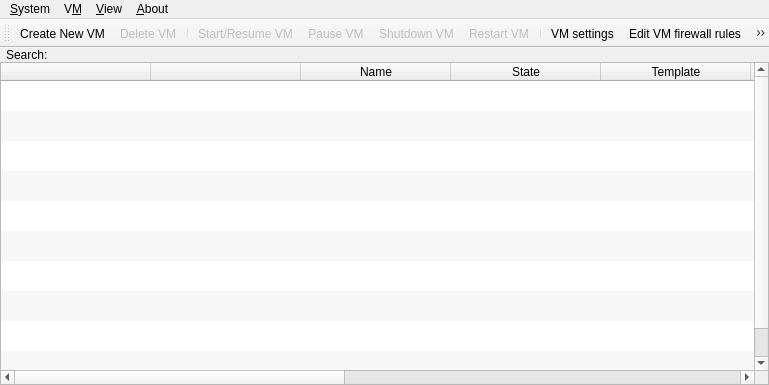
<?xml version="1.0" encoding="UTF-8"?>
<ui version="4.0">
 <class>VmManagerWindow</class>
 <widget class="QMainWindow" name="VmManagerWindow">
  <property name="geometry">
   <rect>
    <x>0</x>
    <y>0</y>
    <width>769</width>
    <height>385</height>
   </rect>
  </property>
  <property name="sizePolicy">
   <sizepolicy hsizetype="Fixed" vsizetype="Maximum">
    <horstretch>0</horstretch>
    <verstretch>0</verstretch>
   </sizepolicy>
  </property>
  <property name="contextMenuPolicy">
   <enum>Qt::DefaultContextMenu</enum>
  </property>
  <property name="windowTitle">
   <string>Qubes VM Manager</string>
  </property>
  <property name="windowIcon">
   <iconset theme="qubes-manager">
    <normaloff/>
   </iconset>
  </property>
  <property name="locale">
   <locale language="English" country="UnitedStates"/>
  </property>
  <widget class="QWidget" name="centralwidget">
   <property name="enabled">
    <bool>true</bool>
   </property>
   <property name="sizePolicy">
    <sizepolicy hsizetype="Fixed" vsizetype="Expanding">
     <horstretch>0</horstretch>
     <verstretch>0</verstretch>
    </sizepolicy>
   </property>
   <property name="acceptDrops">
    <bool>false</bool>
   </property>
   <property name="autoFillBackground">
    <bool>true</bool>
   </property>
   <property name="locale">
    <locale language="English" country="UnitedStates"/>
   </property>
   <layout class="QGridLayout" name="gridLayout">
    <property name="sizeConstraint">
     <enum>QLayout::SetDefaultConstraint</enum>
    </property>
    <property name="margin">
     <number>0</number>
    </property>
    <property name="spacing">
     <number>0</number>
    </property>
    <item row="0" column="0">
     <layout class="QHBoxLayout" name="searchContainer">
      <property name="spacing">
       <number>6</number>
      </property>
      <property name="leftMargin">
       <number>6</number>
      </property>
      <item>
       <widget class="QLabel" name="label">
        <property name="text">
         <string>Search:</string>
        </property>
       </widget>
      </item>
     </layout>
    </item>
    <item row="1" column="0">
     <widget class="QTableWidget" name="table">
      <property name="minimumSize">
       <size>
        <width>0</width>
        <height>0</height>
       </size>
      </property>
      <property name="maximumSize">
       <size>
        <width>16777215</width>
        <height>16777215</height>
       </size>
      </property>
      <property name="sizeIncrement">
       <size>
        <width>200</width>
        <height>30</height>
       </size>
      </property>
      <property name="contextMenuPolicy">
       <enum>Qt::CustomContextMenu</enum>
      </property>
      <property name="acceptDrops">
       <bool>false</bool>
      </property>
      <property name="lineWidth">
       <number>0</number>
      </property>
      <property name="verticalScrollBarPolicy">
       <enum>Qt::ScrollBarAsNeeded</enum>
      </property>
      <property name="horizontalScrollBarPolicy">
       <enum>Qt::ScrollBarAsNeeded</enum>
      </property>
      <property name="alternatingRowColors">
       <bool>true</bool>
      </property>
      <property name="selectionMode">
       <enum>QAbstractItemView::SingleSelection</enum>
      </property>
      <property name="selectionBehavior">
       <enum>QAbstractItemView::SelectRows</enum>
      </property>
      <property name="showGrid">
       <bool>false</bool>
      </property>
      <property name="gridStyle">
       <enum>Qt::NoPen</enum>
      </property>
      <property name="sortingEnabled">
       <bool>true</bool>
      </property>
      <property name="cornerButtonEnabled">
       <bool>false</bool>
      </property>
      <property name="rowCount">
       <number>10</number>
      </property>
      <property name="columnCount">
       <number>11</number>
      </property>
      <attribute name="horizontalHeaderCascadingSectionResizes">
       <bool>false</bool>
      </attribute>
      <attribute name="horizontalHeaderDefaultSectionSize">
       <number>150</number>
      </attribute>
      <attribute name="horizontalHeaderMinimumSectionSize">
       <number>150</number>
      </attribute>
      <attribute name="verticalHeaderVisible">
       <bool>false</bool>
      </attribute>
      <attribute name="verticalHeaderCascadingSectionResizes">
       <bool>false</bool>
      </attribute>
      <row>
       <property name="text">
        <string>Nowy wiersz</string>
       </property>
      </row>
      <row/>
      <row/>
      <row/>
      <row/>
      <row/>
      <row/>
      <row/>
      <row/>
      <row/>
      <column>
       <property name="text">
        <string/>
       </property>
      </column>
      <column>
       <property name="text">
        <string/>
       </property>
      </column>
      <column>
       <property name="text">
        <string>Name</string>
       </property>
       <property name="toolTip">
        <string>VM name</string>
       </property>
      </column>
      <column>
       <property name="text">
        <string>State</string>
       </property>
       <property name="toolTip">
        <string>Update info</string>
       </property>
      </column>
      <column>
       <property name="text">
        <string>Template</string>
       </property>
       <property name="toolTip">
        <string>VM's template</string>
       </property>
      </column>
      <column>
       <property name="text">
        <string>NetVM</string>
       </property>
       <property name="toolTip">
        <string>VM's netVM</string>
       </property>
      </column>
      <column>
       <property name="text">
        <string>Size</string>
       </property>
      </column>
      <column>
       <property name="text">
        <string>Internal</string>
       </property>
      </column>
      <column>
       <property name="text">
        <string>IP</string>
       </property>
      </column>
      <column>
       <property name="text">
        <string>Backups</string>
       </property>
      </column>
      <column>
       <property name="text">
        <string>Last backup</string>
       </property>
      </column>
     </widget>
    </item>
   </layout>
  </widget>
  <widget class="QMenuBar" name="menubar">
   <property name="geometry">
    <rect>
     <x>0</x>
     <y>0</y>
     <width>769</width>
     <height>28</height>
    </rect>
   </property>
   <property name="contextMenuPolicy">
    <enum>Qt::CustomContextMenu</enum>
   </property>
   <widget class="QMenu" name="menu_system">
    <property name="title">
     <string>&amp;System</string>
    </property>
    <addaction name="action_global_settings"/>
    <addaction name="action_show_network"/>
    <addaction name="action_backup"/>
    <addaction name="action_restore"/>
   </widget>
   <widget class="QMenu" name="menu_view">
    <property name="title">
     <string>&amp;View</string>
    </property>
    <addaction name="action_vm_type"/>
    <addaction name="action_label"/>
    <addaction name="action_name"/>
    <addaction name="action_state"/>
    <addaction name="action_template"/>
    <addaction name="action_netvm"/>
    <addaction name="action_size_on_disk"/>
    <addaction name="action_internal"/>
    <addaction name="action_ip"/>
    <addaction name="action_backups"/>
    <addaction name="action_last_backup"/>
    <addaction name="separator"/>
    <addaction name="action_toolbar"/>
    <addaction name="action_menubar"/>
    <addaction name="separator"/>
    <addaction name="action_showallvms"/>
    <addaction name="action_showinternalvms"/>
    <addaction name="separator"/>
    <addaction name="action_search"/>
   </widget>
   <widget class="QMenu" name="menu_vm">
    <property name="title">
     <string>V&amp;M</string>
    </property>
    <widget class="QMenu" name="logs_menu">
     <property name="title">
      <string>&amp;Logs</string>
     </property>
     <property name="icon">
      <iconset resource="../resources.qrc">
       <normaloff>:/log.png</normaloff>:/log.png</iconset>
     </property>
    </widget>
    <widget class="QMenu" name="blk_menu">
     <property name="title">
      <string>Attach/detach &amp;block devices</string>
     </property>
     <property name="icon">
      <iconset resource="../resources.qrc">
       <normaloff>:/mount.png</normaloff>:/mount.png</iconset>
     </property>
    </widget>
    <addaction name="action_createvm"/>
    <addaction name="action_removevm"/>
    <addaction name="action_clonevm"/>
    <addaction name="separator"/>
    <addaction name="action_resumevm"/>
    <addaction name="action_pausevm"/>
    <addaction name="action_shutdownvm"/>
    <addaction name="action_restartvm"/>
    <addaction name="action_killvm"/>
    <addaction name="separator"/>
    <addaction name="action_settings"/>
    <addaction name="action_editfwrules"/>
    <addaction name="action_appmenus"/>
    <addaction name="action_updatevm"/>
    <addaction name="action_run_command_in_vm"/>
    <addaction name="action_set_keyboard_layout"/>
    <addaction name="action_toggle_audio_input"/>
    <addaction name="separator"/>
    <addaction name="logs_menu"/>
    <addaction name="blk_menu"/>
   </widget>
   <widget class="QMenu" name="menu_about">
    <property name="title">
     <string>&amp;About</string>
    </property>
    <addaction name="action_about_qubes"/>
   </widget>
   <addaction name="menu_system"/>
   <addaction name="menu_vm"/>
   <addaction name="menu_view"/>
   <addaction name="menu_about"/>
  </widget>
  <widget class="QToolBar" name="toolBar">
   <property name="contextMenuPolicy">
    <enum>Qt::CustomContextMenu</enum>
   </property>
   <property name="windowTitle">
    <string>toolBar</string>
   </property>
   <property name="allowedAreas">
    <set>Qt::BottomToolBarArea|Qt::TopToolBarArea</set>
   </property>
   <property name="floatable">
    <bool>false</bool>
   </property>
   <attribute name="toolBarArea">
    <enum>TopToolBarArea</enum>
   </attribute>
   <attribute name="toolBarBreak">
    <bool>false</bool>
   </attribute>
   <addaction name="action_createvm"/>
   <addaction name="action_removevm"/>
   <addaction name="separator"/>
   <addaction name="action_resumevm"/>
   <addaction name="action_pausevm"/>
   <addaction name="action_shutdownvm"/>
   <addaction name="action_restartvm"/>
   <addaction name="separator"/>
   <addaction name="action_settings"/>
   <addaction name="action_editfwrules"/>
   <addaction name="action_appmenus"/>
   <addaction name="action_updatevm"/>
   <addaction name="action_set_keyboard_layout"/>
   <addaction name="action_toggle_audio_input"/>
   <addaction name="separator"/>
   <addaction name="action_global_settings"/>
   <addaction name="action_backup"/>
   <addaction name="action_restore"/>
   <addaction name="separator"/>
   <addaction name="action_showallvms"/>
  </widget>
  <action name="action_createvm">
   <property name="icon">
    <iconset resource="../resources.qrc">
     <normaloff>:/createvm.png</normaloff>:/createvm.png</iconset>
   </property>
   <property name="text">
    <string>Create &amp;New VM</string>
   </property>
   <property name="toolTip">
    <string>Create a new VM</string>
   </property>
  </action>
  <action name="action_removevm">
   <property name="enabled">
    <bool>false</bool>
   </property>
   <property name="icon">
    <iconset resource="../resources.qrc">
     <normaloff>:/removevm.png</normaloff>:/removevm.png</iconset>
   </property>
   <property name="text">
    <string>&amp;Delete VM</string>
   </property>
   <property name="toolTip">
    <string>Remove an existing VM (must be stopped first)</string>
   </property>
  </action>
  <action name="action_resumevm">
   <property name="enabled">
    <bool>false</bool>
   </property>
   <property name="icon">
    <iconset resource="../resources.qrc">
     <normaloff>:/resumevm.png</normaloff>:/resumevm.png</iconset>
   </property>
   <property name="text">
    <string>Start/Resume V&amp;M</string>
   </property>
   <property name="toolTip">
    <string>Start/Resume selected VM</string>
   </property>
  </action>
  <action name="action_pausevm">
   <property name="enabled">
    <bool>false</bool>
   </property>
   <property name="icon">
    <iconset resource="../resources.qrc">
     <normaloff>:/pausevm.png</normaloff>:/pausevm.png</iconset>
   </property>
   <property name="text">
    <string>&amp;Pause VM</string>
   </property>
   <property name="toolTip">
    <string>Pause selected VM</string>
   </property>
  </action>
  <action name="action_shutdownvm">
   <property name="enabled">
    <bool>false</bool>
   </property>
   <property name="icon">
    <iconset resource="../resources.qrc">
     <normaloff>:/shutdownvm.png</normaloff>:/shutdownvm.png</iconset>
   </property>
   <property name="text">
    <string>&amp;Shutdown VM</string>
   </property>
   <property name="toolTip">
    <string>Shutdown selected VM</string>
   </property>
  </action>
  <action name="action_restartvm">
   <property name="enabled">
    <bool>false</bool>
   </property>
   <property name="icon">
    <iconset resource="../resources.qrc">
     <normaloff>:/restartvm.png</normaloff>:/restartvm.png</iconset>
   </property>
   <property name="text">
    <string>Restar&amp;t VM</string>
   </property>
   <property name="toolTip">
    <string>Restart selected VM</string>
   </property>
  </action>
  <action name="action_appmenus">
   <property name="enabled">
    <bool>false</bool>
   </property>
   <property name="icon">
    <iconset resource="../resources.qrc">
     <normaloff>:/apps.png</normaloff>:/apps.png</iconset>
   </property>
   <property name="text">
    <string>Add/remove app s&amp;hortcuts</string>
   </property>
   <property name="toolTip">
    <string>Add/remove app shortcuts for this VM</string>
   </property>
  </action>
  <action name="action_updatevm">
   <property name="enabled">
    <bool>false</bool>
   </property>
   <property name="icon">
    <iconset resource="../resources.qrc">
     <normaloff>:/updateable.png</normaloff>:/updateable.png</iconset>
   </property>
   <property name="text">
    <string>&amp;Update VM</string>
   </property>
   <property name="toolTip">
    <string>Update VM system</string>
   </property>
  </action>
  <action name="action_toggle_audio_input">
   <property name="enabled">
    <bool>false</bool>
   </property>
   <property name="icon">
    <iconset resource="../resources.qrc">
     <normaloff>:/mic.png</normaloff>:/mic.png</iconset>
   </property>
   <property name="text">
    <string>Attach/detach &amp;audio-input to the VM</string>
   </property>
   <property name="toolTip">
    <string>Attach/detach audio-input to the VM</string>
   </property>
  </action>
  <action name="action_showallvms">
   <property name="checkable">
    <bool>true</bool>
   </property>
   <property name="checked">
    <bool>false</bool>
   </property>
   <property name="icon">
    <iconset resource="../resources.qrc">
     <normaloff>:/show-all-running.png</normaloff>
     <selectedoff>:/showallvms.png</selectedoff>:/show-all-running.png</iconset>
   </property>
   <property name="text">
    <string>Show/Hide inactive VMs</string>
   </property>
   <property name="toolTip">
    <string>Show/Hide inactive VMs</string>
   </property>
  </action>
  <action name="action_editfwrules">
   <property name="icon">
    <iconset resource="../resources.qrc">
     <normaloff>:/firewall.png</normaloff>:/firewall.png</iconset>
   </property>
   <property name="text">
    <string>Edit VM &amp;firewall rules</string>
   </property>
   <property name="toolTip">
    <string>Edit VM firewall rules</string>
   </property>
  </action>
  <action name="action_showgraphs">
   <property name="checkable">
    <bool>true</bool>
   </property>
   <property name="icon">
    <iconset resource="../resources.qrc">
     <normaloff>:/showcpuload.png</normaloff>:/showcpuload.png</iconset>
   </property>
   <property name="text">
    <string>Show graphs</string>
   </property>
   <property name="toolTip">
    <string>Show Graphs</string>
   </property>
  </action>
  <action name="action_options">
   <property name="text">
    <string>Options</string>
   </property>
  </action>
  <action name="action_view">
   <property name="text">
    <string>View</string>
   </property>
  </action>
  <action name="action_cpu">
   <property name="checkable">
    <bool>true</bool>
   </property>
   <property name="checked">
    <bool>true</bool>
   </property>
   <property name="text">
    <string>&amp;CPU</string>
   </property>
  </action>
  <action name="action_cpu_graph">
   <property name="checkable">
    <bool>true</bool>
   </property>
   <property name="checked">
    <bool>true</bool>
   </property>
   <property name="text">
    <string>CPU &amp;Graph</string>
   </property>
  </action>
  <action name="action_mem">
   <property name="checkable">
    <bool>true</bool>
   </property>
   <property name="checked">
    <bool>true</bool>
   </property>
   <property name="text">
    <string>&amp;MEM</string>
   </property>
  </action>
  <action name="action_mem_graph">
   <property name="checkable">
    <bool>true</bool>
   </property>
   <property name="checked">
    <bool>true</bool>
   </property>
   <property name="text">
    <string>M&amp;EM Graph</string>
   </property>
  </action>
  <action name="action_template">
   <property name="checkable">
    <bool>true</bool>
   </property>
   <property name="checked">
    <bool>true</bool>
   </property>
   <property name="text">
    <string>&amp;Template</string>
   </property>
  </action>
  <action name="action_netvm">
   <property name="checkable">
    <bool>true</bool>
   </property>
   <property name="checked">
    <bool>true</bool>
   </property>
   <property name="text">
    <string>&amp;NetVM</string>
   </property>
  </action>
  <action name="action_settings">
   <property name="icon">
    <iconset resource="../resources.qrc">
     <normaloff>:/settings.png</normaloff>:/settings.png</iconset>
   </property>
   <property name="text">
    <string>VM s&amp;ettings</string>
   </property>
   <property name="toolTip">
    <string>VM Settings</string>
   </property>
  </action>
  <action name="action_restore">
   <property name="icon">
    <iconset resource="../resources.qrc">
     <normaloff>:/restore.png</normaloff>:/restore.png</iconset>
   </property>
   <property name="text">
    <string>&amp;Restore VMs from backup</string>
   </property>
  </action>
  <action name="action_backup">
   <property name="icon">
    <iconset resource="../resources.qrc">
     <normaloff>:/backup.png</normaloff>:/backup.png</iconset>
   </property>
   <property name="text">
    <string>&amp;Backup VMs</string>
   </property>
  </action>
  <action name="action_global_settings">
   <property name="icon">
    <iconset resource="../resources.qrc">
     <normaloff>:/global-settings.png</normaloff>:/global-settings.png</iconset>
   </property>
   <property name="text">
    <string>&amp;Global settings</string>
   </property>
  </action>
  <action name="action_show_network">
   <property name="icon">
    <iconset resource="../resources.qrc">
     <normaloff>:/networking.png</normaloff>:/networking.png</iconset>
   </property>
   <property name="text">
    <string>&amp;Qubes Network</string>
   </property>
  </action>
  <action name="action_state">
   <property name="checkable">
    <bool>true</bool>
   </property>
   <property name="checked">
    <bool>true</bool>
   </property>
   <property name="text">
    <string>&amp;State</string>
   </property>
  </action>
  <action name="action_killvm">
   <property name="icon">
    <iconset resource="../resources.qrc">
     <normaloff>:/killvm.png</normaloff>:/killvm.png</iconset>
   </property>
   <property name="text">
    <string>&amp;Kill VM</string>
   </property>
   <property name="toolTip">
    <string>Kill selected VM</string>
   </property>
  </action>
  <action name="action_set_keyboard_layout">
   <property name="icon">
    <iconset resource="../resources.qrc">
     <normaloff>:/kbd-layout.png</normaloff>:/kbd-layout.png</iconset>
   </property>
   <property name="text">
    <string>Set keyboard la&amp;yout</string>
   </property>
   <property name="toolTip">
    <string>Set keyboard layout per VM</string>
   </property>
  </action>
  <action name="action_vm_type">
   <property name="checkable">
    <bool>true</bool>
   </property>
   <property name="checked">
    <bool>true</bool>
   </property>
   <property name="text">
    <string>T&amp;ype</string>
   </property>
   <property name="toolTip">
    <string>VM Type</string>
   </property>
  </action>
  <action name="action_label">
   <property name="checkable">
    <bool>true</bool>
   </property>
   <property name="checked">
    <bool>true</bool>
   </property>
   <property name="text">
    <string>&amp;Label</string>
   </property>
  </action>
  <action name="action_name">
   <property name="checkable">
    <bool>true</bool>
   </property>
   <property name="checked">
    <bool>true</bool>
   </property>
   <property name="text">
    <string>N&amp;ame</string>
   </property>
  </action>
  <action name="action_toolbar">
   <property name="checkable">
    <bool>true</bool>
   </property>
   <property name="checked">
    <bool>true</bool>
   </property>
   <property name="text">
    <string>Show tool bar</string>
   </property>
  </action>
  <action name="action_menubar">
   <property name="checkable">
    <bool>true</bool>
   </property>
   <property name="checked">
    <bool>true</bool>
   </property>
   <property name="text">
    <string>Show menu bar</string>
   </property>
  </action>
  <action name="action_about_qubes">
   <property name="icon">
    <iconset theme="qubes-manager">
     <normaloff/>
    </iconset>
   </property>
   <property name="text">
    <string>&amp;Qubes OS</string>
   </property>
  </action>
  <action name="action_size_on_disk">
   <property name="checkable">
    <bool>true</bool>
   </property>
   <property name="checked">
    <bool>true</bool>
   </property>
   <property name="text">
    <string>Si&amp;ze</string>
   </property>
   <property name="toolTip">
    <string>Size on Disk</string>
   </property>
  </action>
  <action name="action_run_command_in_vm">
   <property name="icon">
    <iconset resource="../resources.qrc">
     <normaloff>:/run-command.png</normaloff>:/run-command.png</iconset>
   </property>
   <property name="text">
    <string>&amp;Run command in VM</string>
   </property>
   <property name="toolTip">
    <string>Run command in the specified VM</string>
   </property>
  </action>
  <action name="action_clonevm">
   <property name="enabled">
    <bool>false</bool>
   </property>
   <property name="icon">
    <iconset resource="../resources.qrc">
     <normaloff>:/templatevm.png</normaloff>:/templatevm.png</iconset>
   </property>
   <property name="text">
    <string>&amp;Clone VM</string>
   </property>
  </action>
  <action name="action_internal">
   <property name="checkable">
    <bool>true</bool>
   </property>
   <property name="checked">
    <bool>true</bool>
   </property>
   <property name="text">
    <string>Inte&amp;rnal</string>
   </property>
   <property name="toolTip">
    <string>Is an internal VM</string>
   </property>
  </action>
  <action name="action_showinternalvms">
   <property name="checkable">
    <bool>true</bool>
   </property>
   <property name="checked">
    <bool>false</bool>
   </property>
   <property name="icon">
    <iconset resource="../resources.qrc">
     <normaloff>:/show-all-running.png</normaloff>:/show-all-running.png</iconset>
   </property>
   <property name="text">
    <string>Show/Hide internal VMs</string>
   </property>
  </action>
  <action name="action_startvm_tools_install">
   <property name="enabled">
    <bool>false</bool>
   </property>
   <property name="icon">
    <iconset resource="../resources.qrc">
     <normaloff>:/resumevm.png</normaloff>:/resumevm.png</iconset>
   </property>
   <property name="text">
    <string>Start VM for Window Tools installation</string>
   </property>
   <property name="toolTip">
    <string>Start VM for Window Tools installation</string>
   </property>
  </action>
  <action name="action_ip">
   <property name="checkable">
    <bool>true</bool>
   </property>
   <property name="checked">
    <bool>true</bool>
   </property>
   <property name="text">
    <string>&amp;IP</string>
   </property>
  </action>
  <action name="action_backups">
   <property name="checkable">
    <bool>true</bool>
   </property>
   <property name="checked">
    <bool>true</bool>
   </property>
   <property name="text">
    <string>Include in &amp;backups</string>
   </property>
  </action>
  <action name="action_last_backup">
   <property name="checkable">
    <bool>true</bool>
   </property>
   <property name="checked">
    <bool>true</bool>
   </property>
   <property name="text">
    <string>Last back&amp;up</string>
   </property>
  </action>
  <action name="action_search">
   <property name="text">
    <string>Search</string>
   </property>
   <property name="shortcut">
    <string>Ctrl+F</string>
   </property>
  </action>
 </widget>
 <resources>
  <include location="../resources.qrc"/>
 </resources>
 <connections/>
</ui>
